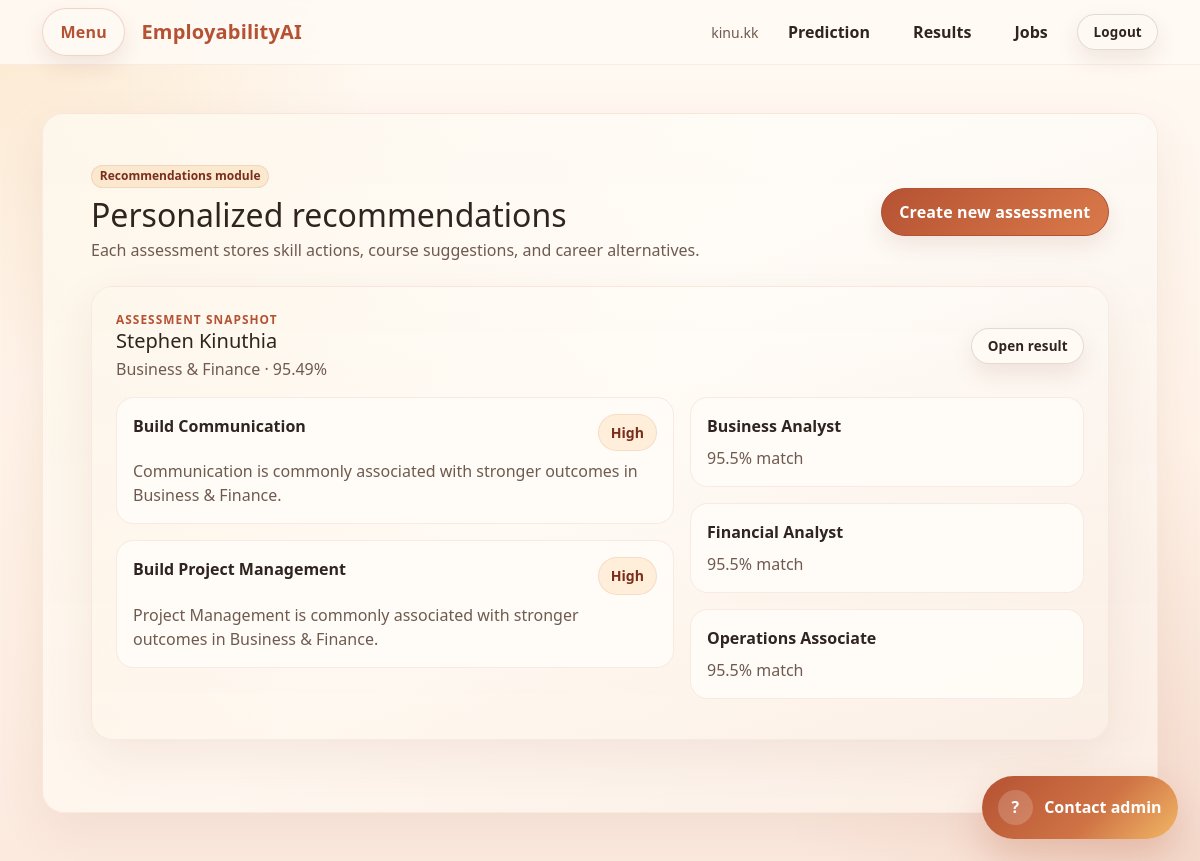
Screenshot of /recommendations/ (signed in) with the database file from the repository.
### prediction/models.py (models this page shows, shortened)
class EmployabilityAssessment(models.Model):
    RISK_CHOICES = [
        ("Low", "Low"),
        ("Medium", "Medium"),
        ("High", "High"),
    ]
    owner = models.ForeignKey(
        User,
        on_delete=models.CASCADE,
        related_name="employability_assessments",
        null=True,
        blank=True,
    )
    graduate = models.ForeignKey(
        GraduateProfile,
        on_delete=models.SET_NULL,
        null=True,
        blank=True,
        related_name="assessments",
    )
    full_name = models.CharField(max_length=120)
    email = models.EmailField()
    degree_level = models.CharField(max_length=30, choices=DEGREE_LEVEL_CHOICES)
    field_of_study = models.CharField(max_length=80, choices=FIELD_OF_STUDY_CHOICES)
    region = models.CharField(max_length=50, choices=REGION_CHOICES)
    graduation_year = models.PositiveIntegerField()
    experience_level = models.CharField(max_length=20, choices=EXPERIENCE_LEVEL_CHOICES)
    current_skills = models.JSONField(default=list, blank=True)
    average_starting_salary = models.PositiveIntegerField(default=0)
    skill_demand_score = models.PositiveIntegerField(default=50)
    employer_reputation_score = models.PositiveIntegerField(default=50)
    remote_work_availability = models.PositiveIntegerField(default=50)
    employability_score = models.FloatField()
    risk_category = models.CharField(max_length=20, choices=RISK_CHOICES)
    model_status = models.CharField(max_length=120, default="demo_fallback")
    strengths = models.JSONField(default=list, blank=True)
    weaknesses = models.JSONField(default=list, blank=True)
    recommendation_summary = models.TextField(blank=True)
    created_at = models.DateTimeField(auto_now_add=True)
    class Meta:
        ordering = ["-created_at"]

### recommendations/models.py (models this page shows, shortened)
class SkillRecommendation(models.Model):
    assessment = models.ForeignKey(
        EmployabilityAssessment,
        on_delete=models.CASCADE,
        related_name="skill_recommendations",
    )
    title = models.CharField(max_length=150)
    category = models.CharField(max_length=50)
    rationale = models.TextField()
    priority = models.CharField(max_length=20, default="Medium")
    improvement_potential = models.FloatField(default=0)
    course_name = models.CharField(max_length=150, blank=True)
    course_url = models.URLField(blank=True)

class CareerPathSuggestion(models.Model):
    assessment = models.ForeignKey(
        EmployabilityAssessment,
        on_delete=models.CASCADE,
        related_name="career_paths",
    )
    title = models.CharField(max_length=120)
    match_score = models.FloatField(default=0)
    summary = models.TextField()

### recommendations/views.py (the view)
# urls.py: path("", recommendation_list, name="list"),
@login_required
def recommendation_list(request):
    assessments = get_accessible_assessments(request.user).prefetch_related("skill_recommendations", "career_paths")[:10]
    return render(request, "recommendations/list.html", {"assessments": assessments})

### prediction/querysets.py (called while the page is built)
def get_accessible_assessments(user):
    role = get_user_role(user)
    if role in {"admin", "employer"}:
        return EmployabilityAssessment.objects.select_related("owner", "graduate", "graduate__user")
    return EmployabilityAssessment.objects.filter(owner=user).select_related("owner", "graduate", "graduate__user")

### users/permissions.py (called while the page is built)
def get_user_role(user):
    if not user.is_authenticated:
        return None
    profile = getattr(user, "platform_profile", None)
    return getattr(profile, "role", None)

### templates/recommendations/list.html
{% extends "base.html" %}
{% block content %}
<section class="hero-card p-4 p-lg-5 warm-section">
    <div class="d-flex justify-content-between align-items-center flex-wrap gap-3 mb-4">
        <div>
            <span class="badge badge-soft rounded-pill mb-2">Recommendations module</span>
            <h1 class="h2 mb-1">Personalized recommendations</h1>
            <p class="text-secondary mb-0">Each assessment stores skill actions, course suggestions, and career alternatives.</p>
        </div>
        <a href="{% url 'prediction:dashboard' %}" class="btn btn-primary">Create new assessment</a>
    </div>
    {% for assessment in assessments %}
        <div class="panel-card p-4 mb-4 warm-section">
            <div class="section-head">
                <div>
                    <div class="section-kicker">Assessment snapshot</div>
                    <h2 class="h5 mb-1">{{ assessment.full_name }}</h2>
                    <div class="text-secondary">{{ assessment.field_of_study }} · {{ assessment.employability_score }}%</div>
                </div>
                <a href="{% url 'prediction:assessment_detail' assessment.pk %}" class="btn btn-sm btn-outline-dark">Open result</a>
            </div>
            <div class="row g-3">
                <div class="col-lg-7">
                    {% for item in assessment.skill_recommendations.all %}
                        <div class="list-card interactive-row mb-3">
                            <div class="d-flex justify-content-between align-items-start gap-3">
                                <strong>{{ item.title }}</strong>
                                <span class="soft-stat">{{ item.priority }}</span>
                            </div>
                            <div class="text-secondary mt-2">{{ item.rationale }}</div>
                        </div>
                    {% empty %}
                        <p class="text-secondary mb-0">No recommendations saved yet.</p>
                    {% endfor %}
                </div>
                <div class="col-lg-5">
                    {% for item in assessment.career_paths.all %}
                        <div class="list-card interactive-row mb-3">
                            <strong>{{ item.title }}</strong>
                            <div class="text-secondary mt-2">{{ item.match_score }}% match</div>
                        </div>
                    {% empty %}
                        <p class="text-secondary mb-0">No career paths saved yet.</p>
                    {% endfor %}
                </div>
            </div>
        </div>
    {% empty %}
        <div class="panel-card p-4">
            <p class="text-secondary mb-0">No recommendation records yet. Run a prediction to populate this page.</p>
        </div>
    {% endfor %}
</section>
{% endblock %}

### templates/base.html (shortened to what this page needs)
<!DOCTYPE html>
<html lang="en">
<head>
    <link href="https://cdn.jsdelivr.net/npm/bootstrap@5.3.3/dist/css/bootstrap.min.css" rel="stylesheet">
</head>
<body>
    <nav class="navbar navbar-expand-lg bg-white border-bottom sticky-top">
        <div class="container">
            <div class="d-flex align-items-center gap-3">
                <button class="btn btn-outline-primary" type="button" data-bs-toggle="offcanvas" data-bs-target="#sidePanel">Menu</button>
                <a class="navbar-brand text-primary mb-0" href="{% url 'prediction:home' %}">EmployabilityAI</a>
            </div>
            <div class="d-flex align-items-center gap-3">
                {% if request.user.is_authenticated %}
                    <span class="small text-secondary">{{ request.user.username }}</span>
                    <a class="nav-link" href="{% url 'prediction:dashboard' %}">Prediction</a>
                    <a class="nav-link" href="{% url 'recommendations:list' %}">Results</a>
                    <a class="nav-link" href="{% url 'jobs:list' %}">Jobs</a>
                    <a class="btn btn-sm btn-outline-dark" href="{% url 'users:logout' %}">Logout</a>
                {% else %}
                    <a class="btn btn-sm btn-outline-primary" href="{% url 'users:login' %}">Login</a>
                    <a class="btn btn-sm btn-primary" href="{% url 'users:register' %}">Create account</a>
                {% endif %}
            </div>
        </div>
    </nav>
    <main class="container py-5">
        {% block content %}{% endblock %}
    </main>
    {% if request.user.is_authenticated and request.user.platform_profile.role != 'admin' %}
        <a class="contact-fab" href="{% url 'analytics_dashboard:contact_admin' %}">
            <span class="contact-icon">?</span>
            <span>Contact admin</span>
        </a>
    {% endif %}
</body>
</html>

### templates/base.html (style rules this page uses)
:root { --brand: #b55233; --brand-deep: #7a2e1c; --accent: #f2b766; --accent-soft: #ffe2bb; --surface: #fff8f1; --surface-strong: #fff2e3; --ink: #2f241f; --ink-soft: #6f5a50; --success: #2f8f78; --danger: #b64040; --muted-line: rgba(181, 82, 51, 0.14); --warm-glow: rgba(242, 183, 102, 0.34); }
body { background: radial-gradient(circle at top left, rgba(242, 183, 102, 0.25), transparent 26%), radial-gradient(circle at bottom right, rgba(181, 82, 51, 0.1), transparent 28%), linear-gradient(180deg, #fffaf4 0%, #fff2e7 52%, #fceadf 100%); color: var(--ink); min-height: 100vh; }
a { color: var(--brand); text-decoration-thickness: 0.08em; text-underline-offset: 0.2em; transition: color 0.2s ease, opacity 0.2s ease, transform 0.2s ease; }
.navbar-brand { font-weight: 800; letter-spacing: 0.01em; color: var(--brand) !important; }
.nav-link { position: relative; font-weight: 700; color: var(--ink); padding: 0.55rem 0.85rem; border-radius: 999px; transition: background-color 0.2s ease, color 0.2s ease, transform 0.2s ease; }
.hero-card, .panel-card { background: linear-gradient(180deg, rgba(255, 252, 247, 0.96) 0%, rgba(255, 247, 239, 0.94) 100%); border: 1px solid rgba(181, 82, 51, 0.1); border-radius: 1.35rem; box-shadow: 0 18px 50px rgba(122, 46, 28, 0.08); }
.badge-soft { background: rgba(242, 183, 102, 0.22); color: var(--brand-deep); border: 1px solid rgba(181, 82, 51, 0.12); }
.btn { --bs-btn-border-radius: 999px; --bs-btn-padding-x: 1.1rem; --bs-btn-padding-y: 0.7rem; font-weight: 700; letter-spacing: 0.01em; box-shadow: 0 10px 22px rgba(122, 46, 28, 0.1); transition: transform 0.18s ease, box-shadow 0.18s ease, background-color 0.18s ease, color 0.18s ease, border-color 0.18s ease; }
.btn-primary { --bs-btn-border-color: var(--brand); --bs-btn-hover-border-color: var(--brand); color: #fff; background-image: linear-gradient(135deg, #b55233 0%, #da7a4a 100%); }
.btn-outline-primary { --bs-btn-color: var(--brand); --bs-btn-border-color: rgba(181, 82, 51, 0.22); --bs-btn-hover-bg: rgba(242, 183, 102, 0.16); --bs-btn-hover-color: var(--brand-deep); --bs-btn-hover-border-color: rgba(181, 82, 51, 0.4); background: rgba(255, 250, 243, 0.9); }
.btn-outline-dark { --bs-btn-color: var(--ink); --bs-btn-border-color: rgba(47, 36, 31, 0.14); --bs-btn-hover-bg: rgba(181, 82, 51, 0.08); --bs-btn-hover-color: var(--ink); --bs-btn-hover-border-color: rgba(47, 36, 31, 0.26); background: rgba(255, 250, 243, 0.9); }
.btn-sm { --bs-btn-padding-x: 0.95rem; --bs-btn-padding-y: 0.45rem; font-size: 0.84rem; }
.interactive-row { border: 1px solid transparent; transition: transform 0.18s ease, box-shadow 0.18s ease, border-color 0.18s ease, background-color 0.18s ease; }
.warm-section { position: relative; overflow: hidden; }
.warm-section::before { content: ""; position: absolute; inset: 0; background: linear-gradient(135deg, rgba(242, 183, 102, 0.08), transparent 45%, rgba(181, 82, 51, 0.05)); pointer-events: none; }
.warm-section > * { position: relative; }
.contact-fab { position: fixed; right: 1.4rem; bottom: 1.4rem; z-index: 1050; display: inline-flex; align-items: center; gap: 0.7rem; padding: 0.85rem 1rem; border-radius: 999px; background: linear-gradient(135deg, #b55233 0%, #cf7345 58%, #f2b766 100%); color: #fff; text-decoration: none; font-weight: 800; box-shadow: 0 20px 40px rgba(181, 82, 51, 0.24); transition: transform 0.18s ease, box-shadow 0.18s ease, opacity 0.18s ease; }
.contact-icon { width: 2.2rem; height: 2.2rem; border-radius: 999px; display: inline-flex; align-items: center; justify-content: center; background: rgba(255, 255, 255, 0.18); font-size: 1rem; }
.section-head { display: flex; align-items: center; justify-content: space-between; gap: 1rem; margin-bottom: 1rem; }
.section-kicker { font-size: 0.74rem; text-transform: uppercase; letter-spacing: 0.09em; color: var(--brand); font-weight: 800; }
.list-card { border: 1px solid rgba(181, 82, 51, 0.1); border-radius: 1.1rem; background: rgba(255, 252, 247, 0.96); padding: 1rem; }
.soft-stat { display: inline-flex; align-items: center; gap: 0.4rem; padding: 0.45rem 0.75rem; border-radius: 999px; background: rgba(255, 232, 205, 0.7); border: 1px solid rgba(181, 82, 51, 0.12); color: var(--brand-deep); font-size: 0.88rem; font-weight: 700; }
.navbar { background: rgba(255, 250, 244, 0.9) !important; backdrop-filter: blur(12px); border-bottom: 1px solid rgba(181, 82, 51, 0.08) !important; }
.text-secondary, .small.text-secondary { color: var(--ink-soft) !important; }

### rows the page displays
EmployabilityAssessment: full_name "Stephen Kinuthia", field_of_study "Business & Finance", employability_score "95.49"
SkillRecommendation: title "Build Communication", priority "High", rationale "Communication is commonly associated with stronger outcomes in Business & Finance."
SkillRecommendation: title "Build Project Management", priority "High", rationale "Project Management is commonly associated with stronger outcomes in Business & Finance."
CareerPathSuggestion: title "Business Analyst", match_score "95.5"
CareerPathSuggestion: title "Financial Analyst", match_score "95.5"
CareerPathSuggestion: title "Operations Associate", match_score "95.5"

### other values shown
{{ request.user.username }} "kinu.kk"
